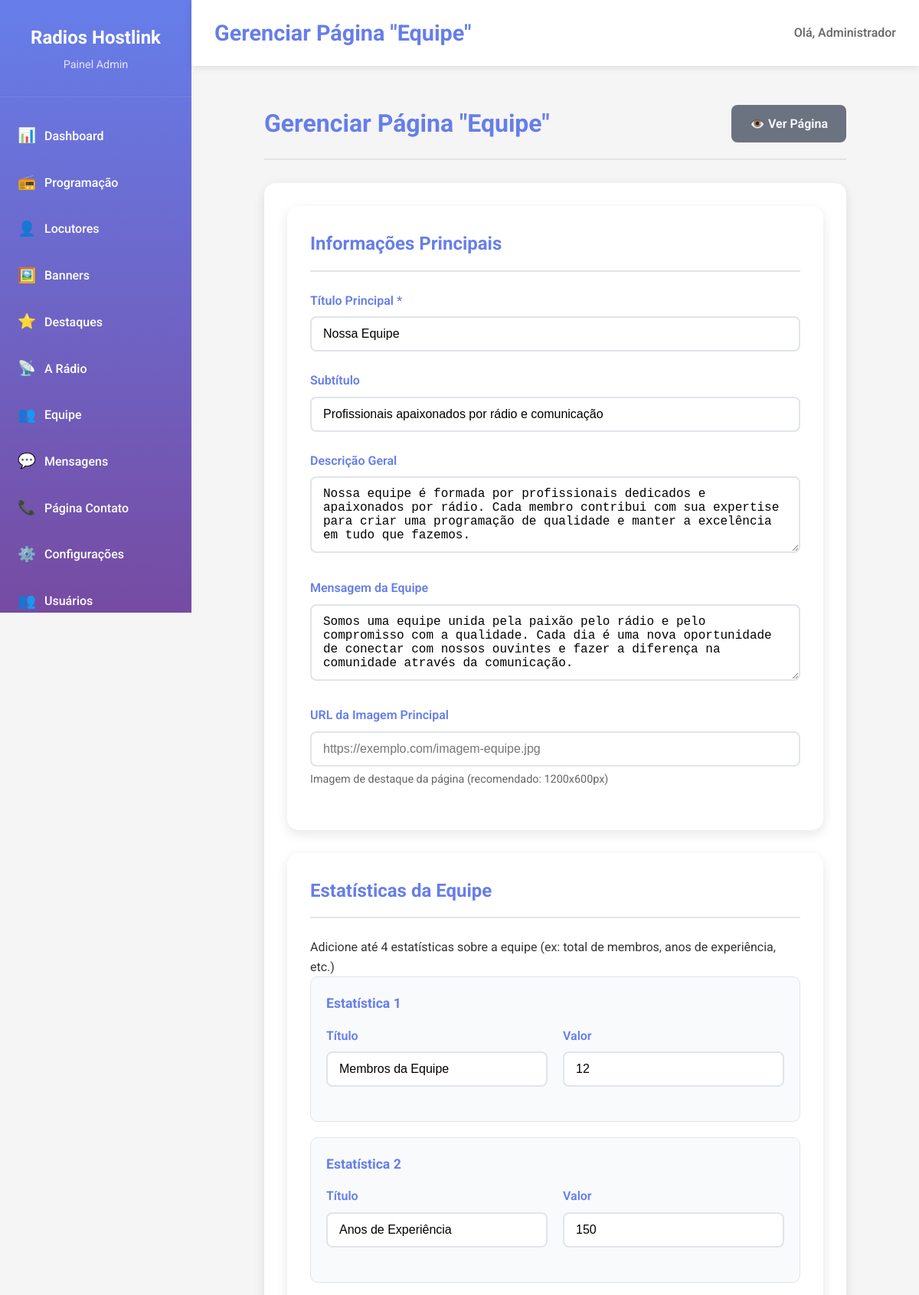
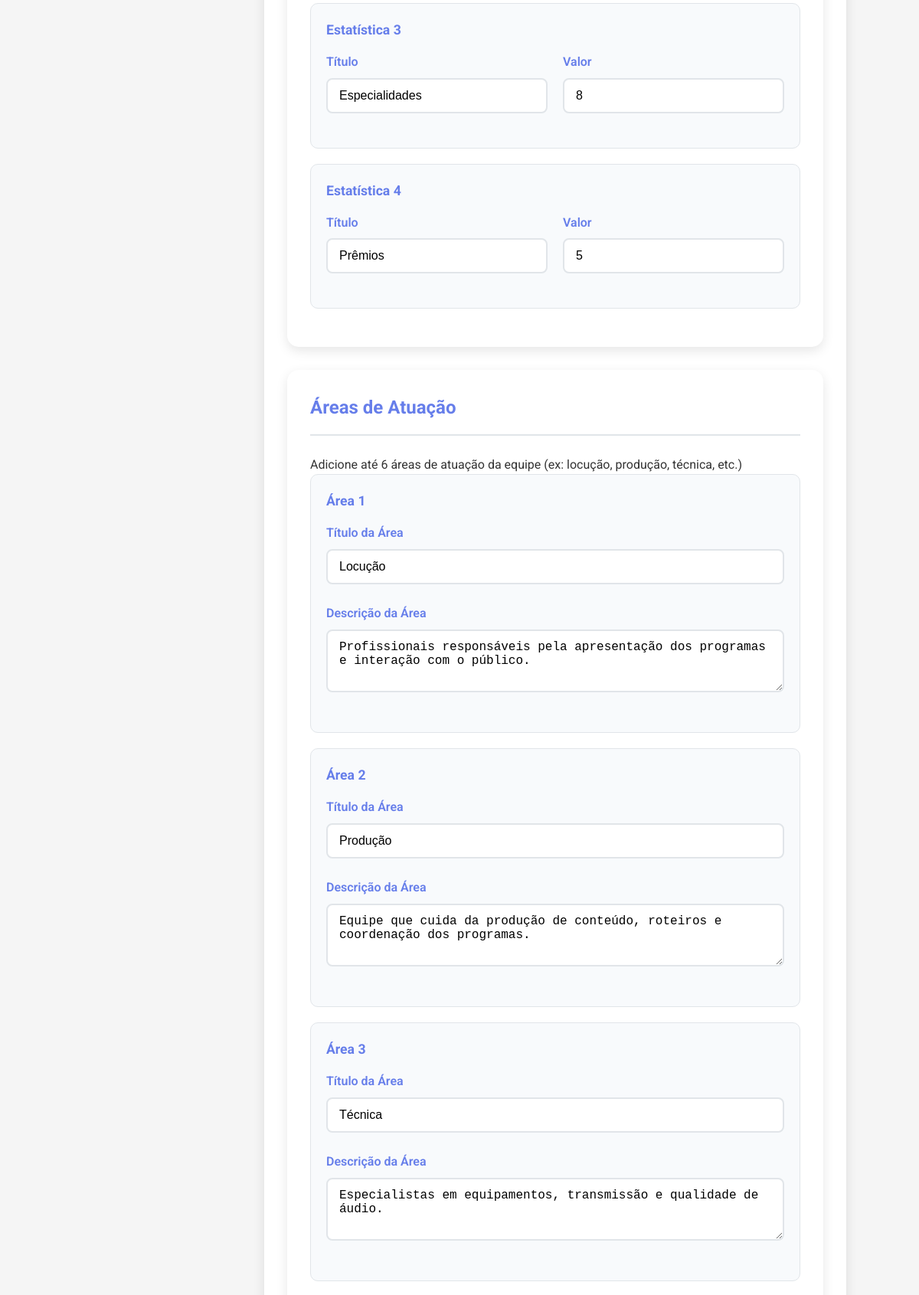
Page /admin/equipe (signed in, upper part) on the committed database (2 pictures, top to bottom).
### app.py (models this page shows)
class Configuracao(db.Model):
    id = db.Column(db.Integer, primary_key=True)
    chave = db.Column(db.String(100), nullable=False)
    valor = db.Column(db.Text)
    criado_em = db.Column(db.DateTime, default=datetime.utcnow)

class Usuario(UserMixin, db.Model):
    id = db.Column(db.Integer, primary_key=True)
    nome = db.Column(db.String(100), nullable=False)
    email = db.Column(db.String(100), unique=True, nullable=False)
    senha = db.Column(db.String(255), nullable=False)
    nivel = db.Column(db.String(20), default='admin')
    criado_em = db.Column(db.DateTime, default=datetime.utcnow)

class PaginaEquipe(db.Model):
    id = db.Column(db.Integer, primary_key=True)
    titulo = db.Column(db.String(200), nullable=False)
    subtitulo = db.Column(db.String(300))
    descricao = db.Column(db.Text)
    mensagem_equipe = db.Column(db.Text)
    imagem_principal = db.Column(db.String(255))
    estatisticas_equipe = db.Column(db.Text)  # JSON com estatísticas da equipe
    areas_atuacao = db.Column(db.Text)  # JSON com áreas de atuação
    convite_equipe = db.Column(db.Text)
    criado_em = db.Column(db.DateTime, default=datetime.utcnow)
    atualizado_em = db.Column(db.DateTime, default=datetime.utcnow, onupdate=datetime.utcnow)

### app.py (the view, shortened to what this page needs)
@app.route('/admin/equipe', methods=['GET', 'POST'])
@login_required
def admin_equipe():
    config = get_site_config()
    pagina_equipe = PaginaEquipe.query.first()
    return render_template('admin/equipe.html', config=config, pagina_equipe=pagina_equipe)

### app.py (called while the page is built)
@app.template_filter('from_json')
def from_json_filter(value):
    if value:
        try:
            return json.loads(value)
        except:
            return {}
    return {}

@login_manager.user_loader
def load_user(user_id):
    return Usuario.query.get(int(user_id))

### templates/admin/equipe.html (shortened to what this page needs)
{% extends "admin/base.html" %}
{% block page_title %}Gerenciar Página "Equipe"{% endblock %}
{% block content %}
<div class="form-container">
    <div class="form-header">
        <h1>Gerenciar Página "Equipe"</h1>
        <a href="{{ url_for('equipe') }}" target="_blank" class="btn btn-secondary">
            👁️ Ver Página
        </a>
    </div>
    <form method="POST" class="admin-form">
        <div class="config-section">
            <h2>Informações Principais</h2>
            <div class="form-group">
                <label for="titulo">Título Principal *</label>
                <input type="text" id="titulo" name="titulo" value="{{ pagina_equipe.titulo if pagina_equipe else '' }}" required>
            </div>
            <div class="form-group">
                <label for="subtitulo">Subtítulo</label>
                <input type="text" id="subtitulo" name="subtitulo" value="{{ pagina_equipe.subtitulo if pagina_equipe else '' }}"
                       placeholder="Uma breve descrição da equipe">
            </div>
            <div class="form-group">
                <label for="descricao">Descrição Geral</label>
                <textarea id="descricao" name="descricao" rows="4" placeholder="Descreva a equipe de forma geral...">{{ pagina_equipe.descricao if pagina_equipe else '' }}</textarea>
            </div>
            <div class="form-group">
                <label for="mensagem_equipe">Mensagem da Equipe</label>
                <textarea id="mensagem_equipe" name="mensagem_equipe" rows="4" placeholder="Uma mensagem especial da equipe...">{{ pagina_equipe.mensagem_equipe if pagina_equipe else '' }}</textarea>
            </div>
            <div class="form-group">
                <label for="imagem_principal">URL da Imagem Principal</label>
                <input type="url" id="imagem_principal" name="imagem_principal" value="{{ pagina_equipe.imagem_principal if pagina_equipe else '' }}"
                       placeholder="https://exemplo.com/imagem-equipe.jpg">
                <small>Imagem de destaque da página (recomendado: 1200x600px)</small>
            </div>
        </div>
        <div class="config-section">
            <h2>Estatísticas da Equipe</h2>
            <p>Adicione até 4 estatísticas sobre a equipe (ex: total de membros, anos de experiência, etc.)</p>
            {% set estatisticas_equipe = {} %}
            {% if pagina_equipe and pagina_equipe.estatisticas_equipe %}
                {% set estatisticas_equipe = pagina_equipe.estatisticas_equipe | from_json %}
            {% endif %}
            {% for i in range(1, 5) %}
            <div class="estatistica-item">
                <h3>Estatística {{ i }}</h3>
                <div class="form-row">
                    <div class="form-group">
                        <label for="estatistica_equipe_{{ i }}_titulo">Título</label>
                        <input type="text" id="estatistica_equipe_{{ i }}_titulo" name="estatistica_equipe_{{ i }}_titulo"
                               value="{{ estatisticas_equipe.get('estatistica_equipe_' + i|string, {}).get('titulo', '') }}"
                               placeholder="Ex: Membros da Equipe">
                    </div>
                    <div class="form-group">
                        <label for="estatistica_equipe_{{ i }}_valor">Valor</label>
                        <input type="text" id="estatistica_equipe_{{ i }}_valor" name="estatistica_equipe_{{ i }}_valor"
                               value="{{ estatisticas_equipe.get('estatistica_equipe_' + i|string, {}).get('valor', '') }}"
                               placeholder="Ex: 15">
                    </div>
                </div>
            </div>
            {% endfor %}
        </div>
        <div class="config-section">
            <h2>Áreas de Atuação</h2>
            <p>Adicione até 6 áreas de atuação da equipe (ex: locução, produção, técnica, etc.)</p>
            {% set areas_atuacao = {} %}
            {% if pagina_equipe and pagina_equipe.areas_atuacao %}
                {% set areas_atuacao = pagina_equipe.areas_atuacao | from_json %}
            {% endif %}
            {% for i in range(1, 7) %}
            <div class="area-item">
                <h3>Área {{ i }}</h3>
                <div class="form-group">
                    <label for="area_{{ i }}_titulo">Título da Área</label>
                    <input type="text" id="area_{{ i }}_titulo" name="area_{{ i }}_titulo"
                           value="{{ areas_atuacao.get('area_' + i|string, {}).get('titulo', '') }}"
                           placeholder="Ex: Locução">
                </div>
                <div class="form-group">
                    <label for="area_{{ i }}_descricao">Descrição da Área</label>
                    <textarea id="area_{{ i }}_descricao" name="area_{{ i }}_descricao" rows="3"
                              placeholder="Descreva as responsabilidades desta área...">{{ areas_atuacao.get('area_' + i|string, {}).get('descricao', '') }}</textarea>
                </div>
            </div>
            {% endfor %}
        </div>
    </form>
</div>
{% endblock %}

### templates/admin/base.html (shortened to what this page needs)
<!DOCTYPE html>
<html lang="pt-br">
<head>
    <link rel="stylesheet" href="{{ url_for('static', filename='css/admin.css') }}">
</head>
<body class="admin">
    <aside class="sidebar">
        <div class="sidebar-header">
            <h2>{{ config.nome_site }}</h2>
            <p>Painel Admin</p>
        </div>
        <nav class="sidebar-nav">
            <a href="{{ url_for('admin_dashboard') }}" class="nav-item">
                <span class="nav-icon">📊</span>
                <span class="nav-text">Dashboard</span>
            </a>
            <a href="{{ url_for('admin_programacao') }}" class="nav-item">
                <span class="nav-icon">📻</span>
                <span class="nav-text">Programação</span>
            </a>
            <a href="{{ url_for('admin_locutores') }}" class="nav-item">
                <span class="nav-icon">👤</span>
                <span class="nav-text">Locutores</span>
            </a>
            <a href="{{ url_for('admin_banners') }}" class="nav-item">
                <span class="nav-icon">🖼️</span>
                <span class="nav-text">Banners</span>
            </a>
            <a href="{{ url_for('admin_destaques') }}" class="nav-item">
                <span class="nav-icon">⭐</span>
                <span class="nav-text">Destaques</span>
            </a>
            <a href="{{ url_for('admin_a_radio') }}" class="nav-item">
                <span class="nav-icon">📡</span>
                <span class="nav-text">A Rádio</span>
            </a>
            <a href="{{ url_for('admin_equipe') }}" class="nav-item">
                <span class="nav-icon">👥</span>
                <span class="nav-text">Equipe</span>
            </a>
            <a href="{{ url_for('admin_mensagens') }}" class="nav-item">
                <span class="nav-icon">💬</span>
                <span class="nav-text">Mensagens</span>
            </a>
            <a href="{{ url_for('admin_contato') }}" class="nav-item">
                <span class="nav-icon">📞</span>
                <span class="nav-text">Página Contato</span>
            </a>
            <a href="{{ url_for('admin_configuracoes') }}" class="nav-item">
                <span class="nav-icon">⚙️</span>
                <span class="nav-text">Configurações</span>
            </a>
            <a href="{{ url_for('admin_usuarios') }}" class="nav-item">
                <span class="nav-icon">👥</span>
                <span class="nav-text">Usuários</span>
            </a>
        </nav>
    </aside>
    <main class="main-content">
        <header class="top-bar">
            <div class="top-bar-left">
                <h1>{% block page_title %}Dashboard{% endblock %}</h1>
            </div>
            <div class="top-bar-right">
                <div class="user-info">
                    <span>Olá, {{ current_user.nome }}</span>
                </div>
            </div>
        </header>
        <div class="page-content">
            {% block content %}{% endblock %}
        </div>
    </main>
</body>
</html>

### static/css/admin.css (style rules this page uses)
* { margin: 0; padding: 0; box-sizing: border-box; }
body { font-family: 'Roboto', sans-serif; background-color: #f5f5f5; color: #333; line-height: 1.6; }
.admin { display: flex; min-height: 100vh; }
.sidebar { width: 250px; background: linear-gradient(180deg, #667eea, #764ba2); color: white; display: flex; flex-direction: column; position: fixed; height: 100vh; overflow-y: auto; }
.sidebar-header { padding: 30px 20px; border-bottom: 1px solid rgba(255,255,255,0.1); text-align: center; }
.sidebar-header h2 { font-size: 1.5rem; margin-bottom: 5px; }
.sidebar-header p { opacity: 0.8; font-size: 0.9rem; }
.sidebar-nav { flex: 1; padding: 20px 0; }
.nav-item { display: flex; align-items: center; padding: 15px 20px; color: white; text-decoration: none; transition: background 0.3s ease; border-left: 3px solid transparent; }
.nav-icon { font-size: 1.2rem; margin-right: 15px; width: 20px; text-align: center; }
.nav-text { font-weight: 500; }
.main-content { flex: 1; margin-left: 250px; display: flex; flex-direction: column; }
.top-bar { background: white; padding: 20px 30px; box-shadow: 0 2px 10px rgba(0,0,0,0.1); display: flex; justify-content: space-between; align-items: center; position: sticky; top: 0; z-index: 100; }
.top-bar-left { display: flex; align-items: center; gap: 20px; }
.top-bar-left h1 { color: #667eea; font-size: 1.8rem; }
.user-info { color: #666; font-weight: 500; }
.page-content { flex: 1; padding: 30px; }
.form-container { max-width: 800px; margin: 0 auto; padding: 20px; }
.form-header { display: flex; justify-content: space-between; align-items: center; margin-bottom: 30px; padding-bottom: 20px; border-bottom: 2px solid #e1e5e9; }
.form-header h1 { color: #667eea; font-size: 2rem; }
.admin-form { background: white; padding: 30px; border-radius: 15px; box-shadow: 0 5px 15px rgba(0,0,0,0.1); }
.form-group { margin-bottom: 25px; }
.form-group label { display: block; margin-bottom: 8px; color: #667eea; font-weight: 600; font-size: 1rem; }
.form-group input, .form-group select, .form-group textarea { width: 100%; padding: 12px 15px; border: 2px solid #e1e5e9; border-radius: 8px; font-size: 1rem; transition: border-color 0.3s ease; background: white; }
.form-group small { display: block; margin-top: 5px; color: #666; font-size: 0.9rem; }
.form-row { display: grid; grid-template-columns: repeat(auto-fit, minmax(200px, 1fr)); gap: 20px; }
.btn { display: inline-flex; align-items: center; gap: 8px; padding: 12px 24px; border: none; border-radius: 8px; font-size: 1rem; font-weight: 600; text-decoration: none; cursor: pointer; transition: all 0.3s ease; text-align: center; }
.btn-secondary { background: #6b7280; color: white; }
.config-section { background: white; border-radius: 15px; padding: 30px; margin-bottom: 30px; box-shadow: 0 5px 15px rgba(0,0,0,0.1); }
.config-section h2 { color: #667eea; margin-bottom: 25px; padding-bottom: 15px; border-bottom: 2px solid #e1e5e9; font-size: 1.5rem; }
.estatistica-item { background: #f8fafc; border-radius: 10px; padding: 20px; margin-bottom: 20px; border: 1px solid #e1e5e9; }
.estatistica-item h3 { color: var(--cor-principal, #667eea); margin-bottom: 15px; font-size: 1.1rem; }
.area-item { background: #f8fafc; border-radius: 10px; padding: 20px; margin-bottom: 20px; border: 1px solid #e1e5e9; }
.area-item h3 { color: var(--cor-principal, #667eea); margin-bottom: 15px; font-size: 1.1rem; }

### rows in the picture
Configuracao: nome_site "Radios Hostlink"
Usuario: nome "Administrador"
PaginaEquipe: titulo "Nossa Equipe", subtitulo "Profissionais apaixonados por rádio e comunicação", descricao "Nossa equipe é formada por profissionais dedicados e apaixonados por rádio. Cada membro contribui com sua expertise para criar uma programação de qualidade e manter a excelência em tudo que fazemos.", mensagem_equipe "Somos uma equipe unida pela paixão pelo rádio e pelo compromisso com a qualidade. Cada dia é uma nova oportunidade de conectar com nossos ouvintes e fazer a diferença na comunidade através da comunicação."

### other values in the picture
{{ i }} "1" "2" "3" "4"
{{ i }} "1" "2" "3"
